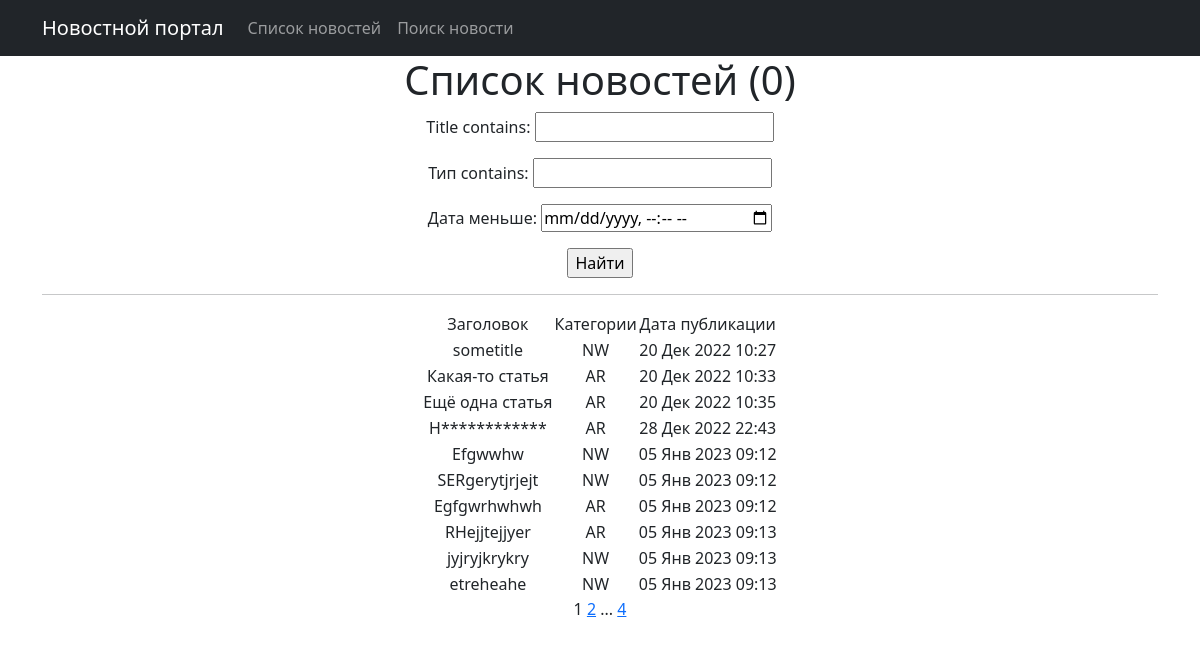
The app's page /news/search/ with its own data.
### news/models.py (models this page shows, shortened)
class Post(models.Model):
    author = models.ForeignKey(Author, on_delete=models.CASCADE, verbose_name="Авторы")
    NEWS = 'NW'
    ARTICLE = 'AR'
    CATEGORY_CHOICES = (
        (NEWS, 'Новость'),
        (ARTICLE, 'Статья'),
    )
    category_type = models.CharField(max_length=2, choices=CATEGORY_CHOICES, default=ARTICLE, verbose_name="Тип")
    dateCreation = models.DateTimeField(auto_now_add=True, verbose_name="Дата создания")
    postCategory = models.ManyToManyField(Category, through="PostCategory")
    title = models.CharField(max_length=128)
    text = models.TextField()
    rating = models.SmallIntegerField(default=0, verbose_name="Рейтинг")

### news/views.py (the view)
# urls.py: path('search/', PostSearch.as_view()),
class PostSearch(ListView):
    model = Post
    ordering = 'dateCreation'
    template_name = 'search.html'
    context_object_name = 'search'
    paginate_by = 10
    def get_queryset(self):
        queryset = super().get_queryset()
        self.filterset = PostFilter(self.request.GET, queryset)
        return self.filterset.qs
    def get_context_data(self, **kwargs):
        context = super().get_context_data(**kwargs)
        context['filterset'] = self.filterset
        return context

### news/templatetags/custom_filters.py (called while the page is built)
@register.filter(name="censor")
def censor(value):
    if not isinstance(value, str):
        raise TypeError(f"Ошибка: переменная {value} должна быть строкой")
    for bw in value.split():
        if bw.lower() in bad_words:
            value = value.replace(bw, list(bw)[0] + ((len(bw) - 1) * "*"))
    return value

### templates/search.html (shortened to what this page needs)
{% extends 'flatpages/default.html' %}
{% load custom_filters %}
{% block content %}
    <h1>Список новостей ({{ news|length }})</h1>
    <form action="" method="get">
       {{ filterset.form.as_p }}
       <input type="submit" value="Найти" />
    </form>
    <hr>
    {% if search %}
        <table style="margin-left: auto; margin-right: auto;">
            <tr>
                <td>Заголовок</td>
                <td>Категории</td>
                <td>Дата публикации</td>
            </tr>
            {% for new in search %}
            <tr>
                <td>{{ new.title|censor }}</td>
                <td>{{ new.category_type }}</td>
                <td>{{ new.dateCreation|date:'d M Y H:i' }}</td>
            </tr>
            {% endfor %}
        </table>
    {% else %}
        <h2>Новостей нет!</h2>
    {% endif %}
   {{ page_obj.number }}
   {% if page_obj.has_next %}
       <a href="?page={{ page_obj.next_page_number }}">{{ page_obj.next_page_number }}</a>
       {% if paginator.num_pages != page_obj.next_page_number %}
           ...
           <a href="?page={{ page_obj.paginator.num_pages }}">{{ page_obj.paginator.num_pages }}</a>
       {% endif %}
   {% endif %}
{% endblock content %}

### records on screen
Post: title|censor "sometitle", category_type "NW", dateCreation "20 Дек 2022 10:27"
Post: title|censor "Какая-то статья", category_type "AR", dateCreation "20 Дек 2022 10:33"
Post: title|censor "Ещё одна статья", category_type "AR", dateCreation "20 Дек 2022 10:35"
Post: title|censor "Н************", category_type "AR", dateCreation "28 Дек 2022 22:43"
Post: title|censor "Efgwwhw", category_type "NW", dateCreation "05 Янв 2023 09:12"
Post: title|censor "SERgerytjrjejt", category_type "NW", dateCreation "05 Янв 2023 09:12"
Post: title|censor "Egfgwrhwhwh", category_type "AR", dateCreation "05 Янв 2023 09:12"
Post: title|censor "RHejjtejjyer", category_type "AR", dateCreation "05 Янв 2023 09:13"
Post: title|censor "jyjryjkrykry", category_type "NW", dateCreation "05 Янв 2023 09:13"
Post: title|censor "etreheahe", category_type "NW", dateCreation "05 Янв 2023 09:13"

### other values on screen
{{ news|length }} "0"
{{ page_obj.number }} "1"
{{ page_obj.next_page_number }} "2"
{{ page_obj.paginator.num_pages }} "4"
